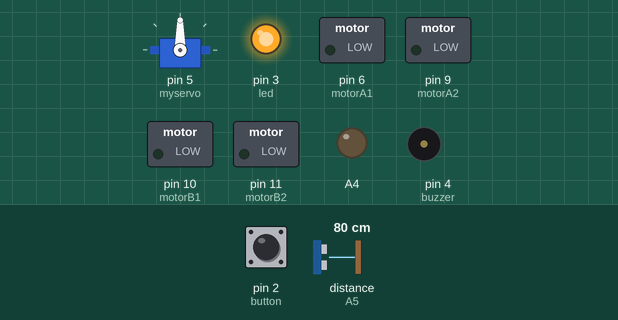
The sketch below on a simulated Arduino Uno, built with avr-gcc and run on an emulated ATmega328P. Shown: servo, switched loads named in the sketch (green lamp = pin HIGH), output pins drawn as LEDs (lit = HIGH), buzzer (waves = sounding). The inputs (shaded band) are chosen by the test bench; at power-on: pin 2 (button) HIGH, distance to the obstacle (sensor on A5) 80 cm. The echo pulse lasts 58.3 µs per cm.

Above: at 1.2 s.
1.3 s: pin 2 (button) pulled LOW for 3.2 s
At 6.0 s:
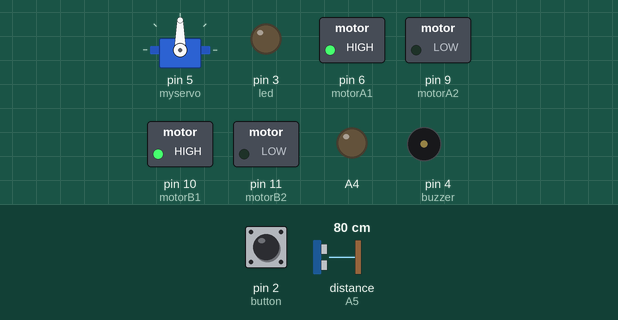
6.3 s: distance to the obstacle (sensor on A5) set to 12 cm
7.8 s: distance to the obstacle (sensor on A5) set to 9 cm
At 7.95 s:
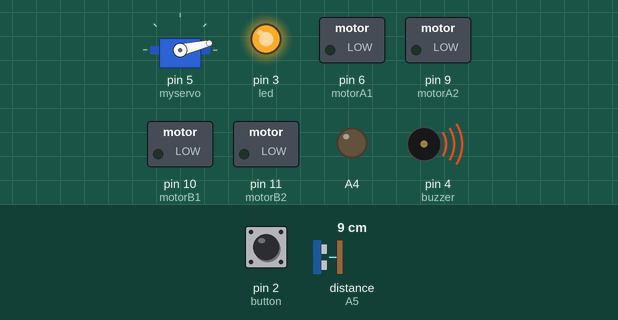
10.8 s: distance to the obstacle (sensor on A5) set to 18 cm
At 11.64 s:
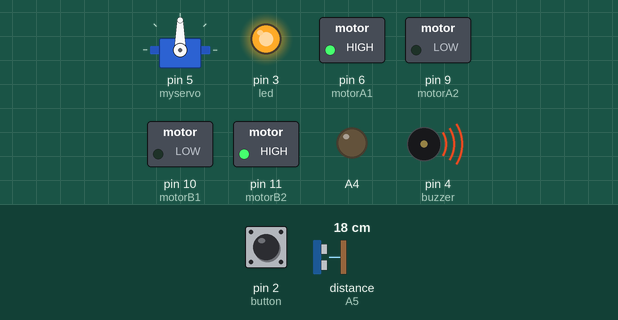
13.3 s: distance to the obstacle (sensor on A5) set to 2 cm
At 13.75 s:
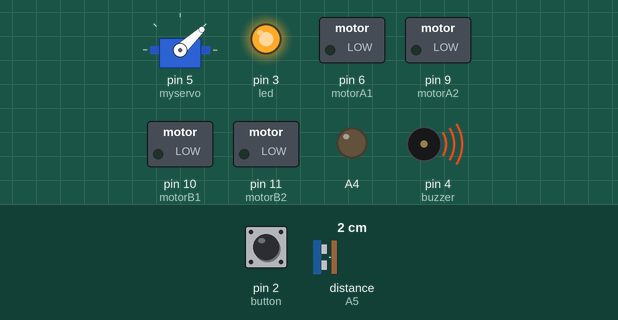
16.3 s: distance to the obstacle (sensor on A5) set to 4 cm
At 18.09 s:
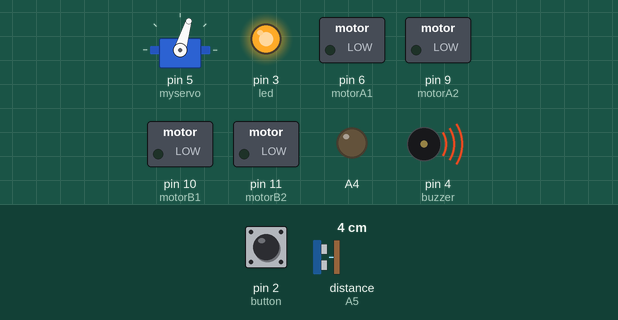
Timing chart, 0 to 23.6 s (numbered marks = the images above; inputs shaded):
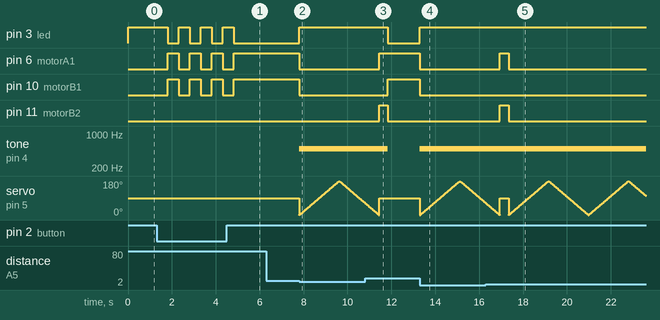

The sketch:

Arduio_Obstacle_Avoiding_Robot.ino
```cpp
/*					Arduino Obstacle Avoiding Robot
		with a servo motor and an ultrasonic sensor HC-SR04
							LED and buzzer            */


//Libraries
#include <Servo.h>
#include "Ultrasonic.h"

//Constants
const int button = 2;		  //Button pin to pin 2
const int led 	 = 3;		  //Led pin (throught resistor) to pin 3
const int buzzer = 4;		  //Buzzer pin to pin 4
const int motorA1= 6;		  //motor A positive (+) pin to pin 6 (PWM) (from L298 module!)
const int motorA2= 9;         //motor A negative (-) pin to pin 9 (PWM)
const int motorB1=10;		  //motor B positive (+) pin to pin 10 (PWM)
const int motorB2=11;		  //motor B negative (-) pin to pin 11 (PWM)

Ultrasonic ultrasonic(A4 ,A5); //Create Ultrsonic object ultrasonic(trig pin,echo pin)
Servo myservo;  			  //Create Servo object to control a servo

//Variables
int distance;				  //Variable to store distance from an object
int checkRight;
int checkLeft;
int function=0;				  //Variable to store function of robot: '1' running or '0' stoped. By default is stoped
int buttonState=0;            //Variable to store the state of the button. By default '0'
int pos=90;    				  //Variable to store the servo position. By default 90 degrees - sensor will 'look' forward
int flag=0;					  //Useful flag to keep the button state when button is released


void setup()
{
    myservo.attach(5);  	   		//Servo pin connected to pin 5
    myservo.write(pos);        	// tell servo to go to position in variable 'pos'
	pinMode(button, INPUT_PULLUP);
	pinMode(led, 	OUTPUT);
	pinMode(buzzer, OUTPUT);
	pinMode(motorA1,OUTPUT);
	pinMode(motorA2,OUTPUT);
	pinMode(motorB1,OUTPUT);
	pinMode(motorB2,OUTPUT);

}

void loop()
{
	//Check button state
	buttonState = digitalRead(button);
	unsigned long currentMillis = millis(); //counting...

	//Change main function (stoped/running) when button is pressed
  	if (buttonState == LOW) {//If button is pressed once...
  		delay(500);
    	if ( flag == 0){
      		function = 1;
        	flag=1; //change flag variable
    	}
    	else if ( flag == 1){	 //If button is pressed twice
    		function = 0;
	    	flag=0; //change flag variable again
    	}
  	}

	if (function == 0){ 	//If button is unpressed or pressed twice then:
		myservo.write(90);  	//set servo 90 degress - sensor will look forward
		stop();					//robot remain stoped
		noTone(buzzer);			//buzzer off
		digitalWrite(led, HIGH);// and led on

	}
	else if (function == 1){//If button is pressed then:
		//Read distance...
		distance = ultrasonic.Ranging(CM); //Tip: Use 'CM' for centimeters or 'INC' for inches
		//Check for objects...
		if (distance > 10){
			forward(); //All clear, move forward!
			noTone(buzzer);
			digitalWrite(led,LOW);
		}
		else if (distance <=10){
			stop(); //Object detected! Stop the robot and check left and right for the better way out!
			tone(buzzer,500); // play a tone
			digitalWrite(led,HIGH); // turn the led on
			//Start scanning...
			for(pos = 0; pos < 180; pos += 1){  //goes from 0 degrees to 180 degrees
                myservo.write(pos);             //tell servo to go to position in variable 'pos'
                delay(10);                      //waits 10ms for the servo to reach the position
            }

            checkLeft = ultrasonic.Ranging(CM);		//Take distance from the left side

            for(pos = 180; pos>=0; pos-=1){     //goes from 180 degrees to 0 degrees
                myservo.write(pos);             //tell servo to go to position in variable 'pos'
                delay(10);                      //waits 10ms for the servo to reach the position
            }

            checkRight= ultrasonic.Ranging(CM);

            myservo.write(90);                   // Sensor "look" forward again

            //Finally, take the right decision, turn left or right?
            if (checkLeft < checkRight){
            	left();
            	delay(400); // delay, change value if necessary to make robot turn.
            	}
            else if (checkLeft > checkRight){
            	right();
            	delay(400); // delay, change value if necessary to make robot turn.
            }
            else if (checkLeft <=10 && checkRight <=10){
            	backward(); //The road is closed... go back and then left ;)
            	left();
            }
		}
	}

}


void forward(){
	digitalWrite(motorA1, HIGH);
	digitalWrite(motorA2, LOW);
	digitalWrite(motorB1, HIGH);
	digitalWrite(motorB2, LOW);
}

void backward(){
	digitalWrite(motorA1, LOW);
	digitalWrite(motorA2, HIGH);
	digitalWrite(motorB1, LOW);
	digitalWrite(motorB2, HIGH);
}

void left(){
	digitalWrite(motorA1, HIGH);
	digitalWrite(motorA2, LOW);
	digitalWrite(motorB1, LOW);
	digitalWrite(motorB2, HIGH);
}

void right(){
	digitalWrite(motorA1, LOW);
	digitalWrite(motorA2, HIGH);
	digitalWrite(motorB1, HIGH);
	digitalWrite(motorB2, LOW);
}

void stop(){
	digitalWrite(motorA1, LOW);
	digitalWrite(motorA2, LOW);
	digitalWrite(motorB1, LOW);
	digitalWrite(motorB2, LOW);
}
```

Ultrasonic.cpp
```cpp
// Ultrasonic.cpp - Library for HC-SR04 Ultrasonic Ranging Module.library

#include "Arduino.h"
#include "Ultrasonic.h"

Ultrasonic::Ultrasonic(int TP, int EP)
{
   pinMode(TP,OUTPUT);
   pinMode(EP,INPUT);
   Trig_pin=TP;
   Echo_pin=EP;
}

long Ultrasonic::Timing()
{
  digitalWrite(Trig_pin, LOW);
  delayMicroseconds(2);
  digitalWrite(Trig_pin, HIGH);
  delayMicroseconds(10);
  digitalWrite(Trig_pin, LOW);
  duration = pulseIn(Echo_pin,HIGH);
  return duration;
}

long Ultrasonic::Ranging(int sys)
{
  Timing();
  distacne_cm = duration /29 / 2 ;
  distance_inc = duration / 74 / 2;
  if (sys)
  return distacne_cm;
  else
  return distance_inc;
}
```

Ultrasonic.h
```cpp
// Ultrasonic.h - Library for HR-SC04 Ultrasonic Ranging Module.

#ifndef Ultrasonic_h
#define Ultrasonic_h

#include "Arduino.h"

#define CM 1
#define INC 0

class Ultrasonic
{
    private:
      int Trig_pin;
      int Echo_pin;
      long  duration,distacne_cm,distance_inc;

    public:
      Ultrasonic(int TP, int EP);
      long Timing();
      long Ranging(int sys);

};

#endif
```

Measured:
- the behaviour switches between 11 and 10 cm on distance to the obstacle (sensor on A5) (found by bisection; images 1 and 2)
- after the input at 1.3 s, pin 3 (led): alternates HIGH for 0.51 s and LOW for 0.50 s, 7 changes in all, then stays LOW, starting after 0.51 s; pin 6 (motorA1), pin 10 (motorB1): alternates HIGH for 0.50 s and LOW for 0.51 s, 7 changes in all, then stays HIGH, starting after 0.51 s
- after the input at 6.3 s, every drawn part: stays the same
- after the input at 7.8 s, pin 3 (led): LOW → HIGH at once; pin 6 (motorA1), pin 10 (motorB1): HIGH → LOW at once; tone on pin 4 (buzzer): silent → 500 Hz at once
- after the input at 10.8 s, pin 3 (led): HIGH → LOW after 1.0 s; pin 6 (motorA1): LOW → HIGH after 0.64 s; pin 10 (motorB1): LOW → HIGH after 1.0 s; pin 11 (motorB2): LOW → HIGH after 0.64 s, → LOW 0.40 s later; tone on pin 4 (buzzer): 500 Hz → silent after 1.0 s
- after the input at 13.3 s, pin 3 (led): LOW → HIGH at once; pin 6 (motorA1), pin 10 (motorB1): HIGH → LOW at once; tone on pin 4 (buzzer): silent → 500 Hz at once
- after the input at 16.3 s, pin 6 (motorA1), pin 11 (motorB2): LOW → HIGH after 0.64 s, → LOW 0.40 s later
